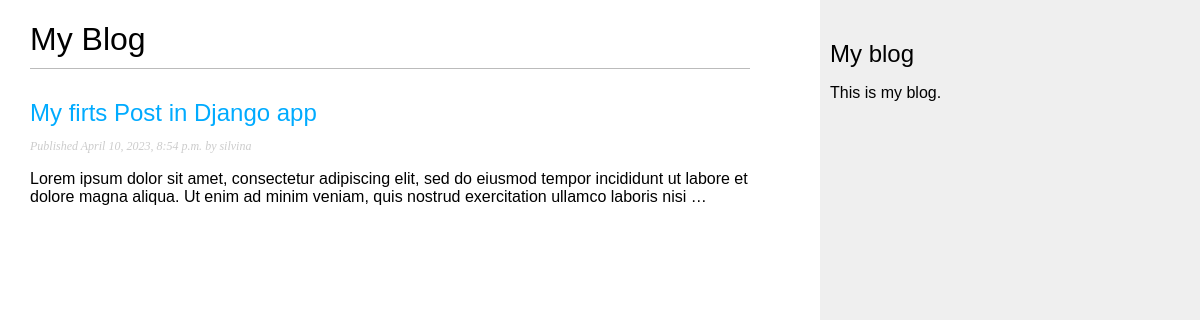
Screenshot of /blog/ with the database file from the repository.
### blog/models.py (models this page shows, shortened)
class Post(models.Model):
    class Status(models.TextChoices):
        DRAFT = 'DF', 'Draft'
        PUBLISHED = 'PB', 'Published'
    title = models.CharField(max_length=250)
    slug = models.SlugField(max_length=250)
    author = models.ForeignKey(
        User,
        on_delete=models.CASCADE,
        related_name='blog_posts',
        default=1
    )
    body = models.TextField()
    publish = models.DateTimeField(default=timezone.now)
    created = models.DateTimeField(auto_now_add=True)
    updated = models.DateTimeField(auto_now=True)
    status = models.CharField(max_length=2,
                              choices=Status.choices,
                              default=Status.DRAFT)
    objects = models.Manager() # The default manager.
    published = PublishedManager() # Our custom manager.
    class Meta:
        ordering = ['-publish']
        indexes = [
            models.Index(fields=['-publish']),
        ]

### blog/views.py (the view)
# urls.py: path('', views.post_list, name='post_list'),
def post_list(request):
    posts = Post.published.all()
    return render(request,
                  'blog/post/list.html',
                  {'posts': posts})

### blog/models.py (called while the page is built)
    def get_queryset(self):
        return super().get_queryset() \
            .filter(status=Post.Status.PUBLISHED)

### blog/templates/blog/post/list.html (shortened to what this page needs)
{% extends "blog/base.html" %}
{% block content %}
  <h1>My Blog</h1>
  {% for post in posts %}
    <h2>
      <a href="{% url 'blog:post_detail' post.id %}">
        {{ post.title }}
      </a>
    </h2>
    <p class="date">
      Published {{ post.publish }} by {{ post.author }}
    </p>
    {{ post.body|truncatewords:30|linebreaks }}
  {% endfor %}
{% endblock %}

### blog/templates/blog/base.html (shortened to what this page needs)
{% load static %}
<html>
<head>
  <link href="{% static 'blog.css' %}" rel="stylesheet">
</head>
<body>
  <div id="content">
    {% block content %}
    {% endblock %}
  </div>
  <div id="sidebar">
    <h2>My blog</h2>
    <p>This is my blog.</p>
  </div>
</body>
</html>

### blog/static/blog.css (style rules this page uses)
body { margin:0; padding:0; font-family:helvetica, sans-serif; }
a { color:#00abff; text-decoration:none; }
h1 { font-weight:normal; border-bottom:1px solid #bbb; padding:0 0 10px 0; }
h2 { font-weight:normal; margin:30px 0 0; }
#content { float:left; width:60%; padding:0 0 0 30px; }
#sidebar { float:right; width:30%; padding:10px; background:#efefef; height:100%; }
p.date { color:#ccc; font-family: georgia, serif; font-size: 12px; font-style: italic; }

### rows the page displays
Post: title "My firts Post in Django app", publish "April 10, 2023, 8:54 p.m.", author "silvina", body "Lorem ipsum dolor sit amet, consectetur adipiscing elit, sed do eiusmod tempor incididunt ut labore et dolore magna aliqua. Ut enim ad minim veniam, quis nostrud exercitation ullamco laboris nisi …"
